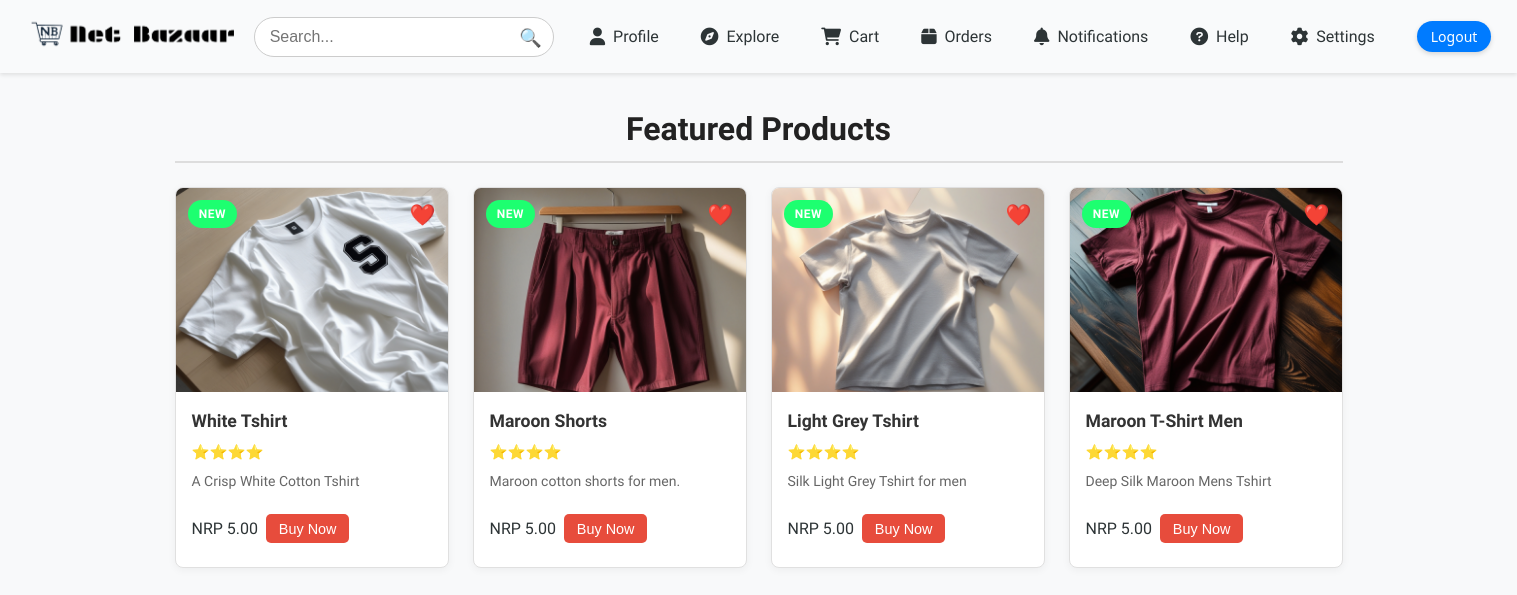
Page /user_dashboard.php (signed in) on the committed database.
### tables this page shows
CREATE TABLE `products` (
  `id` int(11) NOT NULL,
  `category_id` int(11) DEFAULT NULL,
  `name` varchar(255) DEFAULT NULL,
  `description` text DEFAULT NULL,
  `price` decimal(10,2) DEFAULT NULL,
  `stock` int(11) DEFAULT NULL,
  `image` varchar(255) DEFAULT NULL,
  `created_at` timestamp NOT NULL DEFAULT current_timestamp(),
  `seller_id` int(11) NOT NULL,
  `badge` varchar(30) DEFAULT 'New',
  `rating` int(11) DEFAULT 4
);

### user_dashboard.php (the view, shortened to what this page needs)
<?php
require_once 'db.php';
$query = "SELECT id, name, description, price, image, badge, rating FROM products ORDER BY id DESC";
$result = $conn->query($query);
?>
<!DOCTYPE html>
<html lang="en">
<head>
    <link rel="stylesheet" href="src/user_dashboard.css">
    <link rel="stylesheet" href="https://cdnjs.cloudflare.com/ajax/libs/font-awesome/6.0.0/css/all.min.css">
</head>
<body>
    <nav class="navbar">
        <div class="nav-top">
            <div class="logo">
                <a href="user_dashboard.php">
                    <img src="assets/logo.png" alt="Net Bazaar Logo">
                </a>
            </div>
            <div class="search-container">
                <input type="text" id="searchInput" placeholder="Search..." onkeydown="handleKey(event)" />
                <span class="search-icon">&#128269;</span>
            </div>
        </div>
        <div class="nav-items">
            <div class="tabs-item"><i class="fas fa-user"></i><a href="user_profile.php" data-page="user_account" class="tab-links">Profile</a></div>
            <div class="tabs-item"><i class="fas fa-compass"></i><a href="user_dashboard.php" data-page="user_dashboard">Explore</a></div>
            <div class="tabs-item"><i class="fas fa-shopping-cart"></i><a data-page="user_cart" class="tab-links">Cart</a></div>
            <div class="tabs-item"><i class="fas fa-box"></i><a data-page="user_my_orders" class="tab-links">Orders</a></div>
            <div class="tabs-item"><i class="fas fa-bell"></i><a href="user_notification.php" data-page="user_notification" class="tab-links">Notifications</a></div>
            <div class="tabs-item"><i class="fas fa-question-circle"></i><a href="user_help.php" data-page="user_help" class="tab-links">Help</a></div>
            <div class="tabs-item"><i class="fas fa-cog"></i><a href="user_settings.php" data-page="user_settings" class="tab-links">Settings</a></div>
            <div class="tabs-item"><button class="btn" onclick="window.location.href='logout.php'">Logout</button></div>
        </div>
    </nav>
    <div class="featured-products" id="main-content">
        <h2>Featured Products</h2>
        <?php if ($result->num_rows > 0): ?>
            <div class="products-grid">
                <?php while ($product = $result->fetch_assoc()): ?>
                    <div class="product-card">
                        <div class="image-wrapper">
                            <img src="<?php echo htmlspecialchars($product['image']); ?>" alt="<?php echo htmlspecialchars($product['name']); ?>" class="product-image">
                            <div class="badge"><?php echo htmlspecialchars($product['badge'] ?? 'New'); ?></div>
                            <div class="wishlist-icon" onclick="toggleWishlist(<?php echo $product['id']; ?>, event)">❤️</div>
                        </div>
                        <div class="product-info">
                            <h3 class="product-name"><?php echo htmlspecialchars($product['name']); ?></h3>
                            <div class="product-rating"><?php echo str_repeat('⭐', intval($product['rating'] ?? 4)); ?></div>
                            <p class="product-description"><?php echo htmlspecialchars($product['description']); ?></p>
                            <div class="price-row">
                                <span class="product-price">NRP <?php echo number_format($product['price'], 2); ?></span>
                                <button class="buy-now" onclick="openProductModal(<?php echo htmlspecialchars(json_encode($product)); ?>)">Buy Now</button>
                            </div>
                        </div>
                    </div>
                <?php endwhile; ?>
            </div>
        <?php else: ?>
            <p>No products found.</p>
        <?php endif; ?>
    </div>
</body>
</html>

### rows in the picture
products: image (picture), badge "NEW", name "White Tshirt", rating "⭐⭐⭐⭐", description "A Crisp White Cotton Tshirt", price "5.00"
products: image (picture), badge "NEW", name "Maroon Shorts", rating "⭐⭐⭐⭐", description "Maroon cotton shorts for men.", price "5.00"
products: image (picture), badge "NEW", name "Light Grey Tshirt", rating "⭐⭐⭐⭐", description "Silk Light Grey Tshirt for men", price "5.00"
products: image (picture), badge "NEW", name "Maroon T-Shirt Men", rating "⭐⭐⭐⭐", description "Deep Silk Maroon Mens Tshirt", price "5.00"
